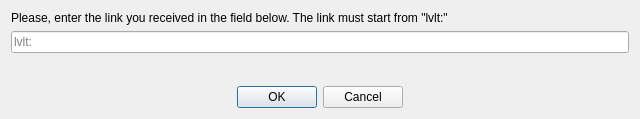
<?xml version="1.0" encoding="UTF-8"?>
<ui version="4.0">
 <class>OpenLink</class>
 <widget class="QDialog" name="OpenLink">
  <property name="windowModality">
   <enum>Qt::WindowModal</enum>
  </property>
  <property name="geometry">
   <rect>
    <width>640</width>
    <height>119</height>
   </rect>
  </property>
  <property name="sizePolicy">
   <sizepolicy hsizetype="Preferred" vsizetype="Preferred">
    <horstretch>0</horstretch>
    <verstretch>0</verstretch>
   </sizepolicy>
  </property>
  <property name="minimumSize">
   <size>
    <width>640</width>
    <height>0</height>
   </size>
  </property>
  <property name="windowTitle">
   <string>Open Link</string>
  </property>
  <property name="windowIcon">
   <iconset resource="../resources/mainwindow.qrc">
    <normaloff>:/icons/Add Link-96.png</normaloff>:/icons/Add Link-96.png</iconset>
  </property>
  <property name="modal">
   <bool>true</bool>
  </property>
  <layout class="QVBoxLayout" name="verticalLayout">
   <item>
    <widget class="QLabel" name="label">
     <property name="text">
      <string>Please, enter the link you received in the field below. The link must start from &quot;lvlt:&quot;</string>
     </property>
    </widget>
   </item>
   <item>
    <widget class="QLineEdit" name="line_url">
     <property name="placeholderText">
      <string notr="true">lvlt:</string>
     </property>
    </widget>
   </item>
   <item>
    <spacer name="verticalSpacer">
     <property name="orientation">
      <enum>Qt::Vertical</enum>
     </property>
     <property name="sizeHint" stdset="0">
      <size>
       <width>20</width>
       <height>40</height>
      </size>
     </property>
    </spacer>
   </item>
   <item>
    <widget class="QDialogButtonBox" name="buttonBox">
     <property name="orientation">
      <enum>Qt::Horizontal</enum>
     </property>
     <property name="standardButtons">
      <set>QDialogButtonBox::Cancel|QDialogButtonBox::Ok</set>
     </property>
     <property name="centerButtons">
      <bool>true</bool>
     </property>
    </widget>
   </item>
  </layout>
 </widget>
 <resources>
  <include location="../resources/mainwindow.qrc"/>
  <include location="../resources/linux.qrc"/>
 </resources>
 <connections>
  <connection>
   <sender>buttonBox</sender>
   <signal>accepted()</signal>
   <receiver>OpenLink</receiver>
   <slot>accept()</slot>
   <hints>
    <hint type="sourcelabel">
     <x>230</x>
     <y>564</y>
    </hint>
    <hint type="destinationlabel">
     <x>157</x>
     <y>274</y>
    </hint>
   </hints>
  </connection>
  <connection>
   <sender>buttonBox</sender>
   <signal>rejected()</signal>
   <receiver>OpenLink</receiver>
   <slot>reject()</slot>
   <hints>
    <hint type="sourcelabel">
     <x>298</x>
     <y>564</y>
    </hint>
    <hint type="destinationlabel">
     <x>286</x>
     <y>274</y>
    </hint>
   </hints>
  </connection>
 </connections>
</ui>
